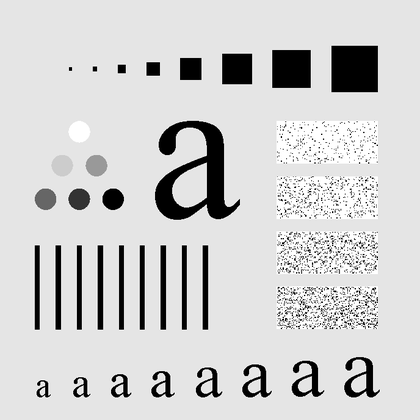
%> input picture lab3/Proj04_04/Fig0441(a)(characters_test_pattern).tif, 420 x 420 px, shrunk from 688 x 688 before the run
$ octave main.m   (GNU Octave 9; MATLAB toolbox functions it lacks are replaced by stand-ins)
%> lines starting %> are read from the running program, lines starting %| are printed output that depends on the picture; in (x1, y1, x2, y2) boxes, pixels count from 0 and x2, y2 are one past the last pixel; in counts of white or black regions, pixels touching at a corner belong together; the program's own positions count from 1
### lab3/Proj04_04/myGHPF.m
function output = myGHPF(D0, M, N)
% Gaussian Low-pass Filtering
output = single(zeros(M, N));

for i = 1 : M
    for j = 1 : N
        u = i - 1;
        v = j - 1;
        D = ((u - M / 2)^2 + (v - N / 2)^2)^(1/2);
        output(i, j) = 1 - exp(-D^2 / (2 * D0^2));
    end
end

end

### lab3/Proj04_04/main.m
clear;
close all;

input = imread("Fig0441(a)(characters_test_pattern).tif");
%> input is the input picture: size 420x420 uint8; min 0, max 255, mean 207.2
input = im2single(input);
%> input: size 420x420 single

[M, N] = size(input);
%> M = 420; N = 420

% 1. Zero padding to the double size
input = padarray(input, [M N], 'post');
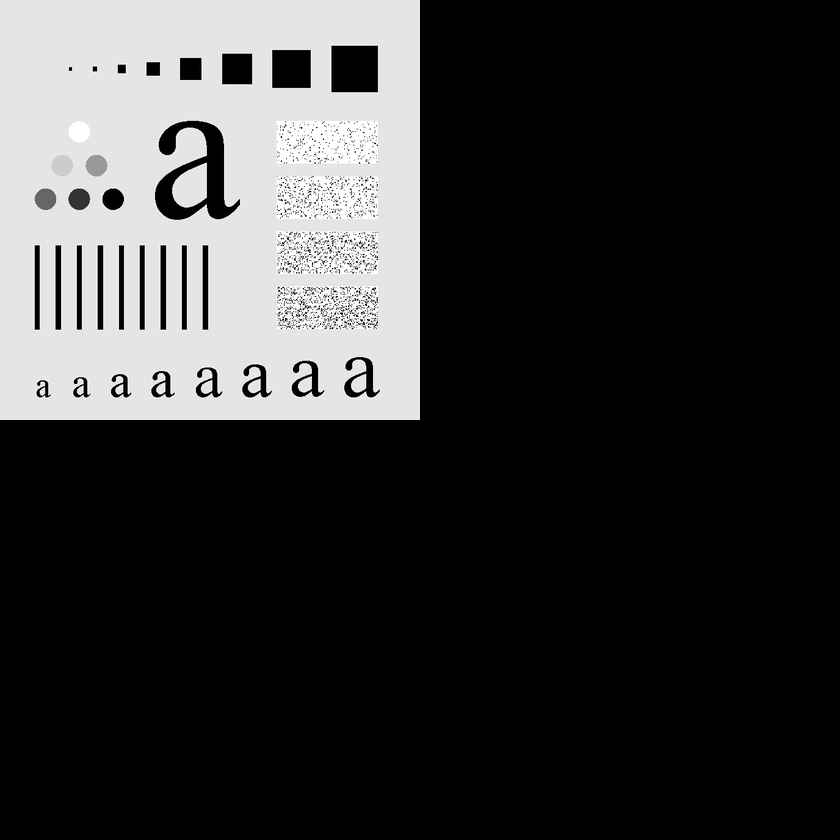
%> input: size 840x840 single; min 0, max 1, mean 0.203
% 2. Multiply the input image by (-1)^(x+y) to center the transform for filtering
for x = 1 : 2 * M
    for y = 1 : 2 * N
        input(x, y) = input(x, y) * (-1)^(x + y);
    end
end
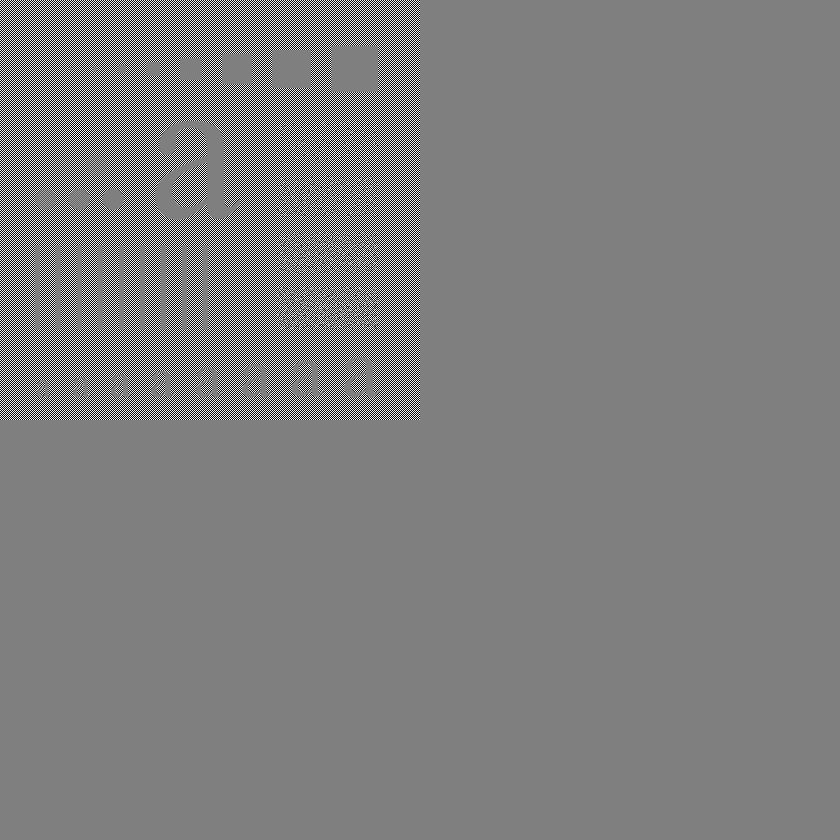
%> input: size 840x840 single; 11.75% of pixels changed, all inside (x1, y1, x2, y2) = (0, 0, 420, 420); drawn with min black and max white
% 3. DFT
output = fft2(input);
% 4. Multiply the resulting (complex) array by a real filter function
D0 = 60;     % Try 60 for Fig0453_b, and 160 for Fig0453_e
filter = myGHPF(D0, 2 * M, 2 * N);
%> after the loop in myGHPF, `for i = 1 : M`:
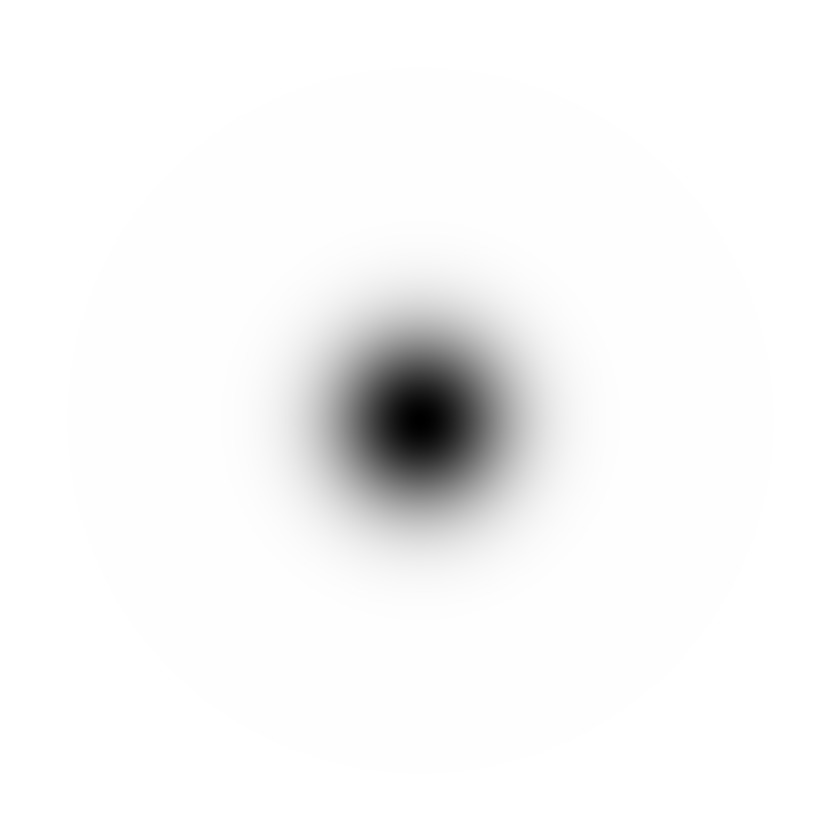
%> output: size 840x840 single; min 0, max 1, mean 0.968
output = filter .* output;
% 5. IDFT
output = ifft2(output);
% 6. Multiply the result by (-1)^(x+y) and take the real part
for x = 1 : 2 * M
    for y = 1 : 2 * N
        output(x, y) = real(output(x, y) * (-1)^(x + y));
    end
end
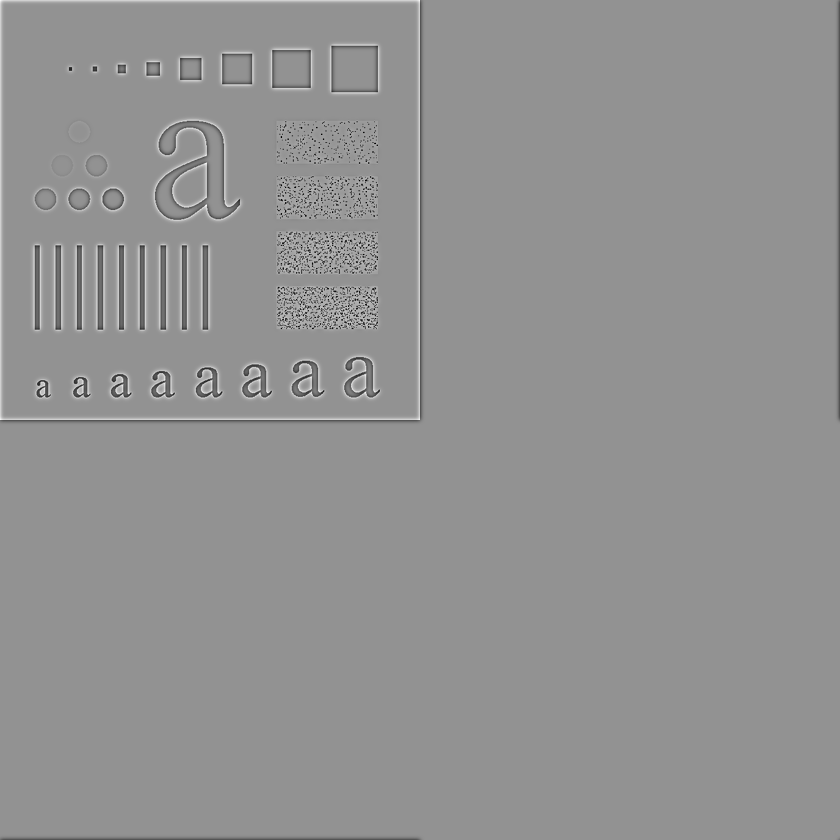
%> output: size 840x840 single; min -0.868, max 0.644, mean -1.3e-10; drawn with min black and max white
% 7. Extract the first M rows and N columns (original size)
output = output(1:M, 1:N);
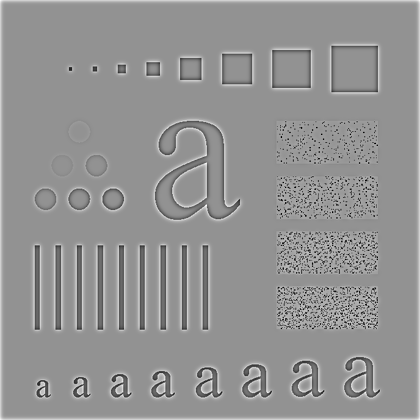
%> output: size 420x420 single; min -0.868, max 0.644, mean 0.00746; drawn with min black and max white
imwrite(output, "Fig0453_b.png");
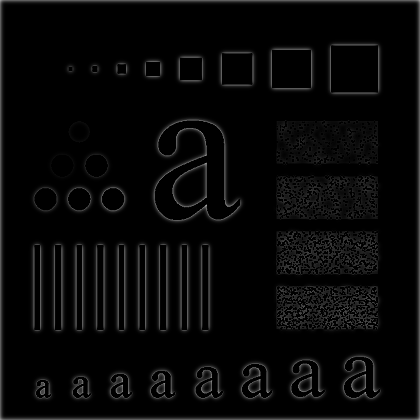
%> saved as Fig0453_b.png: size 420x420 uint8; min 0, max 164, mean 8
